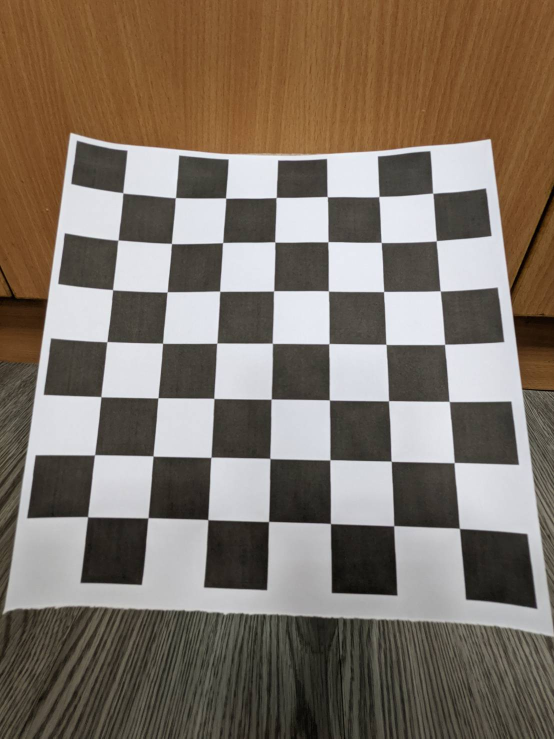
#> input picture PerspectiveTransform/board/ch05.jpg, 1108 x 1477 px (shown at 1/2 size)
$ python drawline.py
#> lines starting #> are read from the running program, lines starting #| are printed output that depends on the picture
import cv2

class DrawLineWidget(object):
    def __init__(self):
        self.original_image = cv2.resize(cv2.imread('board/ch05.jpg'), (554, 739), interpolation=cv2.INTER_CUBIC)
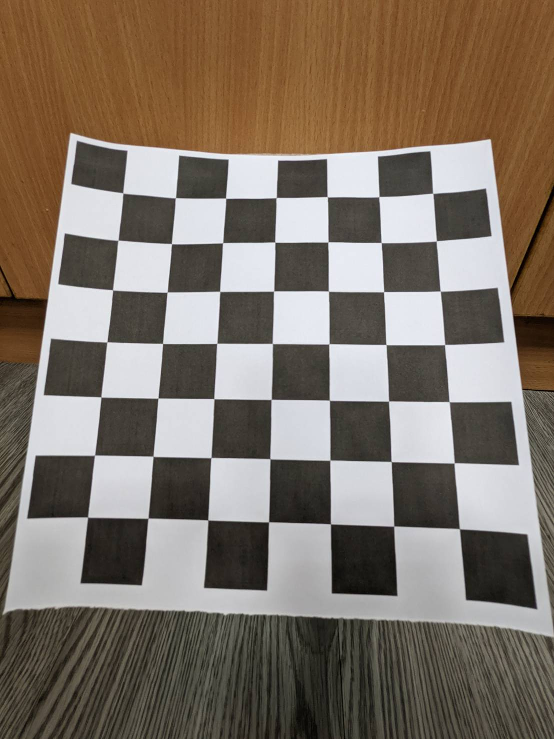
#> self.original_image: shape (739, 554, 3); mean B, G, R 102.4, 114.3, 126.2
        # self.original_image = cv2.imread('calibresult.png')

        self.clone = self.original_image.copy()

        cv2.namedWindow('image')
        cv2.setMouseCallback('image', self.extract_coordinates)

        # List to store start/end points
        self.image_coordinates = []

    def extract_coordinates(self, event, x, y, flags, parameters):
        # Record starting (x,y) coordinates on left mouse button click
        if event == cv2.EVENT_MBUTTONDOWN:
            self.image_coordinates = [(x,y)]

        # Record ending (x,y) coordintes on left mouse bottom release
        elif event == cv2.EVENT_MBUTTONUP:
            self.image_coordinates.append((x,y))
            print('Starting: {}, Ending: {}'.format(self.image_coordinates[0], self.image_coordinates[1]))

            # Draw line
            cv2.line(self.clone, self.image_coordinates[0], self.image_coordinates[1], (36,255,12), 2)
            cv2.imshow("image", self.clone)

        # Clear drawing boxes on right mouse button click
        elif event == cv2.EVENT_RBUTTONDOWN:
            self.clone = self.original_image.copy()

    def show_image(self):
        return self.clone

if __name__ == '__main__':
    draw_line_widget = DrawLineWidget()
    while True:
        cv2.imshow('image', draw_line_widget.show_image())
        key = cv2.waitKey(1)
#> (key q is pressed here)

        # Close program with keyboard 'q'
        if key == ord('q'):
            cv2.destroyAllWindows()
            cv2.imwrite("drawline_ch05.jpg", draw_line_widget.show_image())
#> (the run stopped early here; a loop or call above may not have finished)

$ run again, with PerspectiveTransform/board/ch01.jpg copied over PerspectiveTransform/board/ch05.jpg
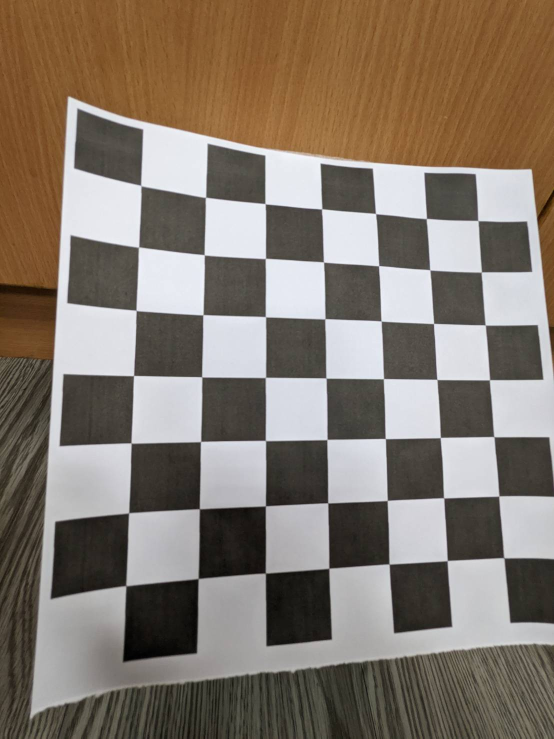
#> input picture PerspectiveTransform/board/ch01.jpg, 1108 x 1477 px (shown at 1/2 size)
#> in __init__, `self.original_image = cv2.resize(cv2.imread('board/ch05.jpg'), (554, 7..`:
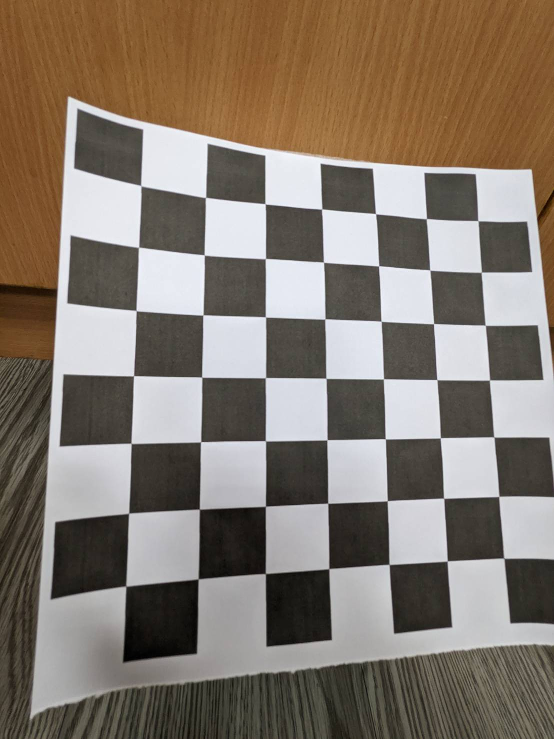
#> self.original_image: shape (739, 554, 3); mean B, G, R 108.9, 120.4, 131.7

$ run again, with PerspectiveTransform/board/ch02.jpg copied over PerspectiveTransform/board/ch05.jpg
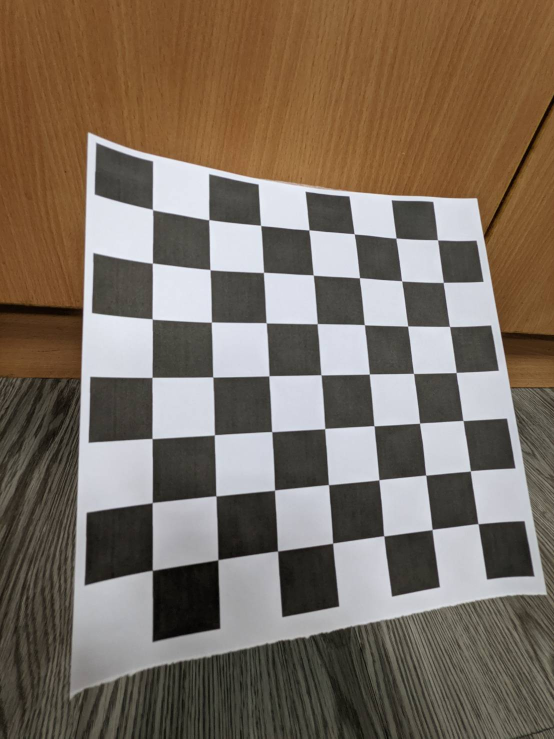
#> input picture PerspectiveTransform/board/ch02.jpg, 1108 x 1477 px (shown at 1/2 size)
#> in __init__, `self.original_image = cv2.resize(cv2.imread('board/ch05.jpg'), (554, 7..`:
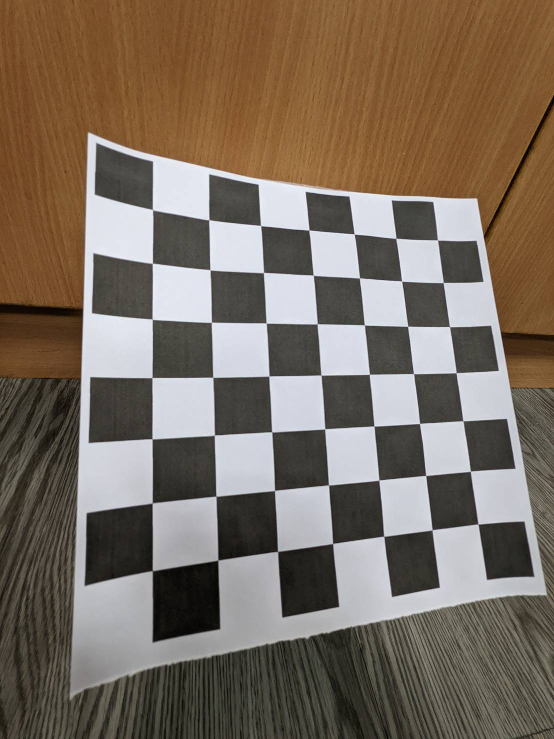
#> self.original_image: shape (739, 554, 3); mean B, G, R 95.9, 109.1, 122.3

$ run again, with PerspectiveTransform/board/ch03.jpg copied over PerspectiveTransform/board/ch05.jpg
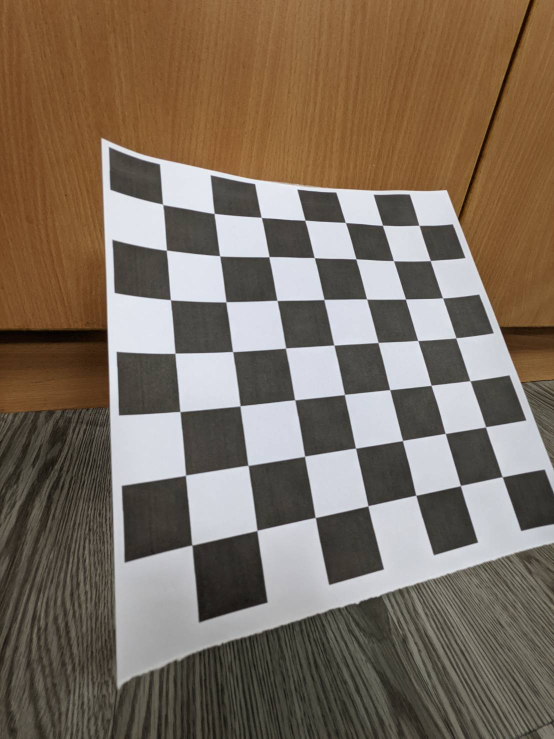
#> input picture PerspectiveTransform/board/ch03.jpg, 1108 x 1477 px (shown at 1/2 size)
#> in __init__, `self.original_image = cv2.resize(cv2.imread('board/ch05.jpg'), (554, 7..`:
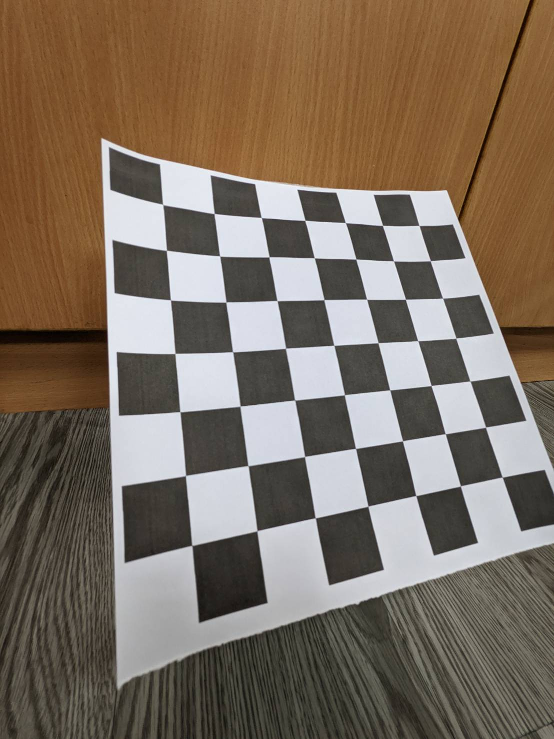
#> self.original_image: shape (739, 554, 3); mean B, G, R 94.9, 109.5, 123.9
